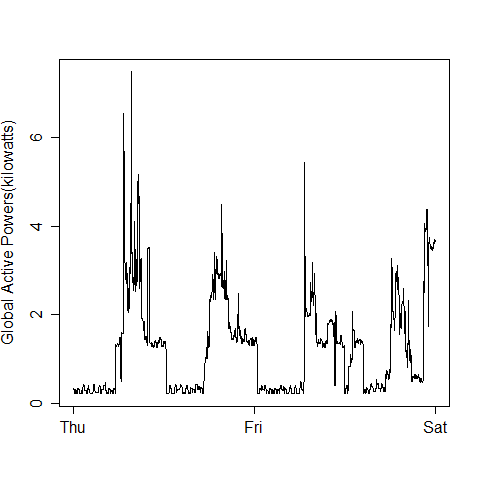

Reproduce this figure in R.
pdata <- read.table("powerdata/powerdata.txt",stringsAsFactors = FALSE,sep = ";",col.names = c("date","time","glactive","glreactive","vol","glint","submet1","submet2","submet3"))
pdata <- pdata[-1,]
pdata[pdata=="?"] <- NA
powerdata <- pdata
#jining and setting date and time
powerdata$datetime <- strptime(paste(pdata$date,pdata$time),format="%d/%m/%Y %H:%M:%S")

powerdata2 <- powerdata
#subsetting data based on date
powerdata3 <- subset(powerdata2,powerdata2$datetime>=as.POSIXlt("2007-02-01"))
powerdata3 <- subset(powerdata3,powerdata3$datetime<as.POSIXlt("2007-02-03"))

#plot2
plot(powerdata3$datetime,powerdata3$glactive,type = "l",xlab = "",ylab = "Global Active Powers(kilowatts)")
dev.copy(png,file="plot2.png",width=480, height=480)
dev.off()